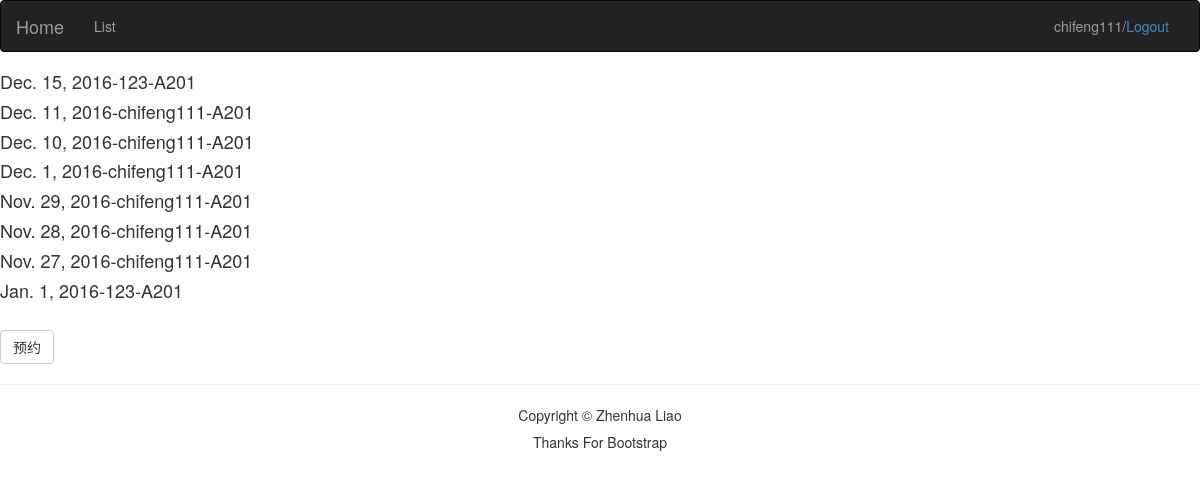
Screenshot of /conferance/1/ (signed in) with the database file from the repository.
### conferance/models.py (models this page shows, shortened)
class Order(models.Model):
    user = models.ForeignKey(User, default=1)
    room = models.ForeignKey(ConfeRoom, default=1)
    time = models.DateField()

class ConfeRoom(models.Model):
    num = models.CharField(max_length=5)
    size = models.CharField(max_length=5)
    class MEAT:                 #引入MEAT中间件，为了在前端显示的时候以“num”顺序排列，与下一个类似
        ordering = ["num"]
    def __str__(self):
        return self.num

### conferance/views.py (the view)
# urls.py: url(r'^(?P<id>[0-9]+)/$', views.appointment, name='appointment'),#列出预约情况
def appointment(request, id):
    room = get_object_or_404(ConfeRoom, id=id)
    order = Order.objects.filter(room=room).order_by('-time')
    content = {
        'order': order,
        'room': room
    }
    return render(request, 'order.html', content)

### conferance/templates/order.html (shortened to what this page needs)
{% extends 'base.html' %}
{% block body %}
    {% for i in order %}
        <h4>{{ i.time }}-{{ i.user }}-{{ i.room }}</h4>
    {% endfor %}
    <br>
    <a href="{% url 'conferance:add' room.id %}" class="btn btn-default" role="button">预约</a>
{% endblock %}

### conferance/templates/base.html (shortened to what this page needs)
<!DOCTYPE html>
<html lang="en">
<head>
    <link href="/static/css/bootstrap.min.css" rel="stylesheet">
    <link href="/static/css/bootstrap.css" rel="stylesheet">
</head>
<body>
<nav class="navbar navbar-inverse">
<div class="container-fluid">
    <div class="navbar-header">
        <a class="navbar-brand" href="{% url 'conferance:list' %}">Home</a>
    </div>
    <div class="collapse navbar-collapse" id="navtop">
      <ul class="nav navbar-nav">
          <li class=""><a href="#">List</a></li>
      </ul>
       <ul class="nav navbar-nav navbar-right">
           <li>
               {% if request.user.is_active %}
                   <p class="navbar-text">{{ user.username }}/<a href="{% url 'conferance:logo' %}">Logout</a> </p>
               {% else %}
                   <p class="navbar-text"><a href="{% url 'conferance:register' %}">Register</a>/<a href="{% url 'conferance:logi' %}">Login</a></p>
               {% endif %}
           </li>
       </ul>
    </div>
</div>
</nav>
    {% block body %}{% endblock %}
    <footer class="footer" role="contentinfo">
        <hr>
        <div class="container">
            <p class="text-center">Copyright © Zhenhua Liao</p>
            <h5 class="text-center"> Thanks For Bootstrap </h5>
        </div>
    </footer>
</body>
</html>

### rows the page displays
Order: time "Dec. 15, 2016", user "123", room "A201"
Order: time "Dec. 11, 2016", user "chifeng111", room "A201"
Order: time "Dec. 10, 2016", user "chifeng111", room "A201"
Order: time "Dec. 1, 2016", user "chifeng111", room "A201"
Order: time "Nov. 29, 2016", user "chifeng111", room "A201"
Order: time "Nov. 28, 2016", user "chifeng111", room "A201"
Order: time "Nov. 27, 2016", user "chifeng111", room "A201"
Order: time "Jan. 1, 2016", user "123", room "A201"

### other values shown
{{ user.username }} "chifeng111"
